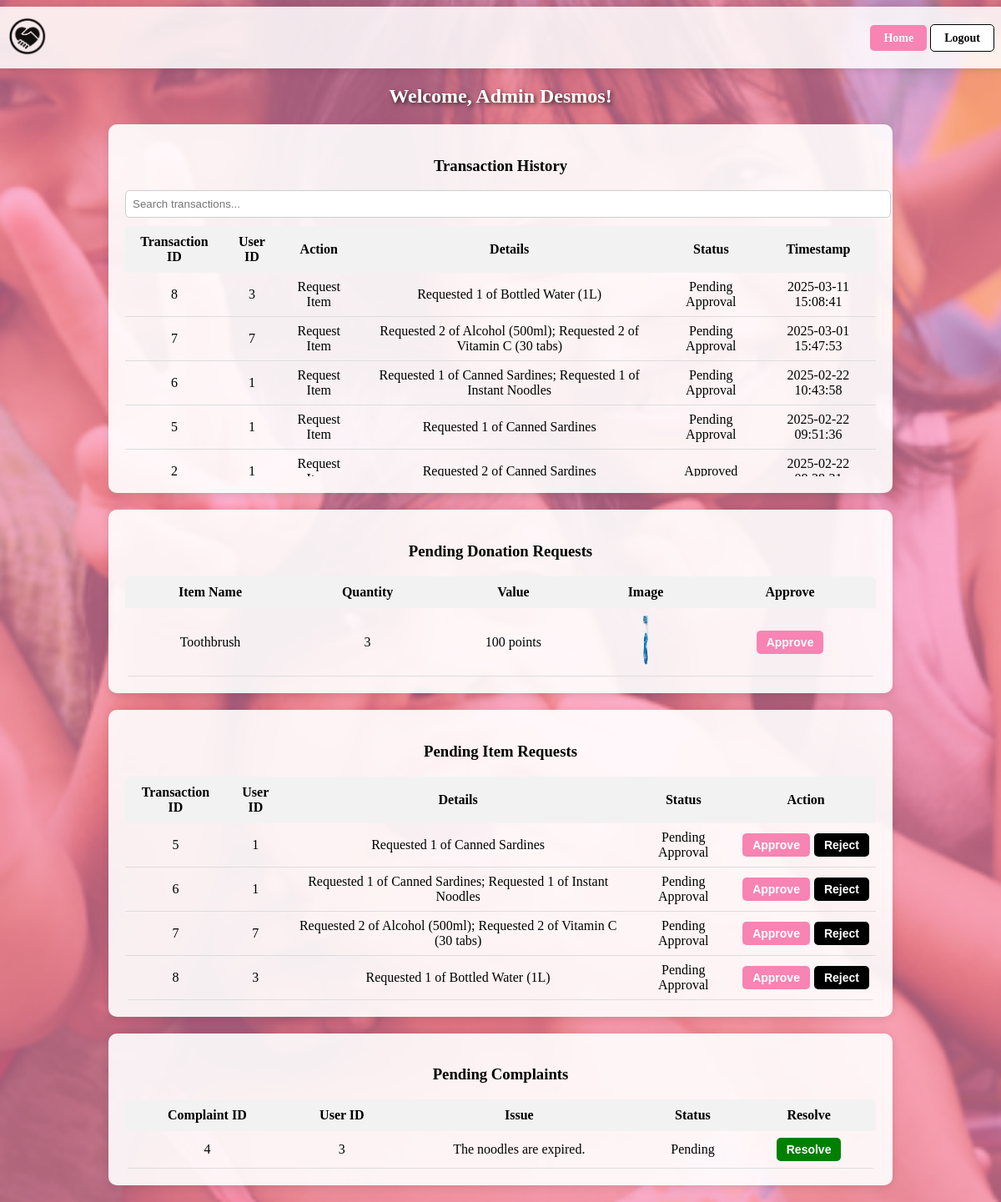
/admin_dashboard (signed in), run on the app's committed database.
### tables this page shows
CREATE TABLE users (
    userID INTEGER PRIMARY KEY AUTOINCREMENT, 
    username TEXT UNIQUE, 
    password TEXT, 
    lastName TEXT, 
    firstName TEXT, 
    salary INTEGER, 
    points INTEGER,
    role TEXT CHECK(role IN ('client', 'admin')) NOT NULL);

CREATE TABLE transactions (
    transactionID INTEGER PRIMARY KEY AUTOINCREMENT,
    userID INTEGER,
    action TEXT CHECK(action IN ('Add Item', 'Request Item', 'File Complaint', 'Resolve Complaint')),
    details TEXT,
    status TEXT DEFAULT 'Pending',
    timestamp DATETIME DEFAULT CURRENT_TIMESTAMP,
    FOREIGN KEY (userID) REFERENCES users(userID));

CREATE TABLE donation_requests (
                id INTEGER PRIMARY KEY AUTOINCREMENT, 
                userID INTEGER, 
                itemName TEXT, 
                itemValue INTEGER, 
                itemQuantity INTEGER, 
                itemImage TEXT,  
                status TEXT DEFAULT 'Pending Approval', 
                FOREIGN KEY (userID) REFERENCES users(userID));

CREATE TABLE complaints (
    issueID INTEGER PRIMARY KEY AUTOINCREMENT, 
    userID INTEGER, 
    issueDesc TEXT, 
    issueStatus TEXT DEFAULT 'Pending', 
    FOREIGN KEY (userID) REFERENCES users(userID));

### routes.py (the view)
@dashboard.route("/admin_dashboard")
def admin_dashboard():
    if not is_admin():
        flash("Unauthorized access.", "danger")
        return redirect(url_for("auth.login"))
    admin = execute_query("SELECT * FROM users WHERE username = ?", (session["username"],), fetchone=True)
    transactions = execute_query("SELECT * FROM transactions ORDER BY timestamp DESC")
    pending_requests = execute_query("SELECT * FROM transactions WHERE status = 'Pending Approval'")
    complaints = execute_query("SELECT * FROM complaints WHERE issueStatus = 'Pending'")
    pending_donations = execute_query("SELECT * FROM donation_requests WHERE status = 'Pending Approval'")
    print(f"DEBUG: Found {len(pending_donations)} pending donations.")
    return render_template(
        "admin_dashboard.html",
        admin=admin,
        transactions=transactions,
        pending_requests=pending_requests,
        complaints=complaints,
        pending_donations=pending_donations
    )

### backend.py (called while the page is built)
def get_db_connection():
    conn = sqlite3.connect(DB_NAME, check_same_thread=False)
    conn.row_factory = sqlite3.Row  # Enables dict-like row access
    return conn

def execute_query(query, params=(), commit=False, fetchone=False):
    try:
        with get_db_connection() as conn:
            cursor = conn.cursor()
            cursor.execute(query, params)
            if commit:
                conn.commit()
            return cursor.fetchone() if fetchone else cursor.fetchall()
    except sqlite3.Error as e:
        print(f"Database Error: {e}")
        return None

### routes.py (called while the page is built)
def is_admin():
    return "username" in session and session.get("role") == "admin"

### templates/admin_dashboard.html (shortened to what this page needs)
<!DOCTYPE html>
<html lang="en">
<head>
    <link rel="stylesheet" href="{{ url_for('static', filename='css/admin_dashboard.css') }}">
</head>
<body class="dashboard-body">
    <header>
        <div class="logo">
            <img src="{{ url_for('static', filename='images/KBLogoBlk.png') }}" alt="Kapit Bisig Logo">
        </div>
        <nav>
            <a href="{{ url_for('dashboard.home') }}" class="nav-btn home-btn">Home</a>
            <a href="{{ url_for('auth.logout') }}" class="nav-btn logout-btn">Logout</a>
        </nav>
    </header>
    <main>
        <h2 class="welcome-text">Welcome, Admin {{ admin['firstName'] }}!</h2>
        <section class="admin-card">
            <h3>Transaction History</h3>
            <input type="text" id="search-transactions" class="search-bar" placeholder="Search transactions...">
            <div class="scrollable-table">
                {% if transactions %}
                    <table id="transaction-table">
                        <thead>
                            <tr>
                                <th>Transaction ID</th>
                                <th>User ID</th>
                                <th>Action</th>
                                <th>Details</th>
                                <th>Status</th>
                                <th>Timestamp</th>
                            </tr>
                        </thead>
                        <tbody>
                            {% for trans in transactions %}
                                <tr>
                                    <td>{{ trans['transactionID'] }}</td>
                                    <td>{{ trans['userID'] }}</td>
                                    <td>{{ trans['action'] }}</td>
                                    <td>{{ trans['details'] }}</td>
                                    <td>{{ trans['status'] }}</td>
                                    <td>{{ trans['timestamp'] }}</td>
                                </tr>
                            {% endfor %}
                        </tbody>
                    </table>
                {% else %}
                    <p>No transactions recorded.</p>
                {% endif %}
            </div>
        </section>
        <section class="admin-card">
            <h3>Pending Donation Requests</h3>
            {% if pending_donations %}
                <div class="scrollable-table">
                    <table>
                        <thead>
                            <tr>
                                <th>Item Name</th>
                                <th>Quantity</th>
                                <th>Value</th>
                                <th>Image</th>
                                <th>Approve</th>
                            </tr>
                        </thead>
                        <tbody>
                            {% for donation in pending_donations %}
                                <tr>
                                    <td>{{ donation['itemName'] }}</td>
                                    <td>{{ donation['itemQuantity'] }}</td>
                                    <td>{{ donation['itemValue'] }} points</td>
                                    <td>
                                        <img src="{{ url_for('static', filename='images/items/' ~ donation['itemImage']) }}" width="50" alt="Item Image">
                                    </td>
                                    <td>
                                        <form method="POST" action="{{ url_for('dashboard.approve_donation') }}">
                                            <button type="submit" class="btn approve-btn">Approve</button>
                                        </form>
                                    </td>
                                </tr>
                            {% endfor %}
                        </tbody>
                    </table>
                </div>
            {% else %}
                <p>No pending donation requests.</p>
            {% endif %}
        </section>
        <section class="admin-card">
            <h3>Pending Item Requests</h3>
            {% if pending_requests %}
                <div class="scrollable-table">
                    <table>
                        <thead>
                            <tr>
                                <th>Transaction ID</th>
                                <th>User ID</th>
                                <th>Details</th>
                                <th>Status</th>
                                <th>Action</th>
                            </tr>
                        </thead>
                        <tbody>
                            {% for request in pending_requests %}
                                <tr>
                                    <td>{{ request['transactionID'] }}</td>
                                    <td>{{ request['userID'] }}</td>
                                    <td>{{ request['details'] }}</td>
                                    <td>{{ request['status'] }}</td>
                                    <td>
                                        <div class="action-buttons">
                                            <form method="POST" action="{{ url_for('dashboard.approve_request') }}">
                                                <button type="submit" class="btn approve-btn">Approve</button>
                                            </form>
                                            <form method="POST" action="{{ url_for('dashboard.reject_request') }}">
                                                <button type="submit" class="btn reject-btn">Reject</button>
                                            </form>
                                        </div>
                                    </td>
                                </tr>
                            {% endfor %}
                        </tbody>
                    </table>
                </div>
            {% else %}
                <p>No pending item requests.</p>
            {% endif %}
        </section>
        <section class="admin-card">
            <h3>Pending Complaints</h3>
            {% if complaints %}
                <div class="scrollable-table">
                    <table>
                        <thead>
                            <tr>
                                <th>Complaint ID</th>
                                <th>User ID</th>
                                <th>Issue</th>
                                <th>Status</th>
                                <th>Resolve</th>
                            </tr>
                        </thead>
                        <tbody>
                            {% for complaint in complaints %}
                                <tr>
                                    <td>{{ complaint['issueID'] }}</td>
                                    <td>{{ complaint['userID'] }}</td>
                                    <td>{{ complaint['issueDesc'] }}</td>
                                    <td>{{ complaint['issueStatus'] }}</td>
                                    <td>
                                        {% if complaint['issueStatus'] == "Pending" %}
                                            <form method="POST" action="{{ url_for('dashboard.resolve_complaint') }}">
                                                <button type="submit" class="btn resolve-btn">Resolve</button>
                                            </form>
                                        {% else %}
                                            Resolved
                                        {% endif %}
                                    </td>
                                </tr>
                            {% endfor %}
                        </tbody>
                    </table>
                </div>
            {% else %}
                <p>No pending complaints.</p>
            {% endif %}
        </section>
    </main>
</body>
</html>

### static/css/admin_dashboard.css (style rules this page uses)
.dashboard-body { background: url("../images/adminbg.png") no-repeat center center; background-size: cover; background-attachment: fixed; height: 100vh; display: flex; flex-direction: column; align-items: center; }
header { display: flex; justify-content: space-between; align-items: center; width: 100%; padding: 10px 20px; background: rgba(255, 255, 255, 0.85); box-shadow: 0 2px 10px rgba(0, 0, 0, 0.1); }
.logo img { width: 50px; }
.nav-btn { padding: 8px 16px; font-size: 14px; text-decoration: none; border-radius: 5px; font-weight: bold; transition: background 0.3s ease; border: 1px solid black; }
.home-btn { background: #f784b3; color: white; border: none; }
.logout-btn { background: white; color: black; }
.welcome-text { text-align: center; font-size: 24px; font-weight: bold; margin: 20px 0; color: white; text-shadow: 2px 2px 5px rgba(0, 0, 0, 0.7); }
.admin-card { max-width: 900px; background: rgba(255, 255, 255, 0.9); padding: 20px; margin: 20px; border-radius: 10px; box-shadow: 0 2px 10px rgba(0, 0, 0, 0.1); text-align: center; }
.scrollable-table { max-height: 300px; overflow-y: auto; border-radius: 5px; }
table { width: 100%; border-collapse: collapse; }
th { background-color: #f2f2f2; padding: 10px; text-align: center; }
td { padding: 8px; text-align: center; border-bottom: 1px solid #ddd; }
.btn { padding: 6px 12px; border-radius: 5px; font-size: 14px; font-weight: bold; text-decoration: none; cursor: pointer; transition: background 0.3s ease; border: none; }
.action-buttons { display: flex; justify-content: center; gap: 5px; }
.btn.approve-btn { background: #f784b3; color: white; flex: 1; }
.btn.reject-btn { background: black; color: white; flex: 1; }
.btn.resolve-btn { background: green; color: white; }
.search-bar { width: 100%; padding: 8px; border: 1px solid #ccc; border-radius: 5px; margin-bottom: 10px; }

### data on the page
users: firstName "Desmos"
transactions: transactionID "8", userID "3", details "Requested 1 of Bottled Water (1L)", status "Pending Approval"
transactions: transactionID "7", userID "7", details "Requested 2 of Alcohol (500ml); Requested 2 of Vitamin C (30 tabs)", status "Pending Approval"
transactions: transactionID "6", userID "1", details "Requested 1 of Canned Sardines; Requested 1 of Instant Noodles", status "Pending Approval"
transactions: transactionID "5", userID "1", details "Requested 1 of Canned Sardines", status "Pending Approval"
donation_requests: itemName "Toothbrush", itemQuantity "3", itemValue "100", itemImage (picture)
complaints: issueID "4", userID "3", issueDesc "The noodles are expired.", issueStatus "Pending"
